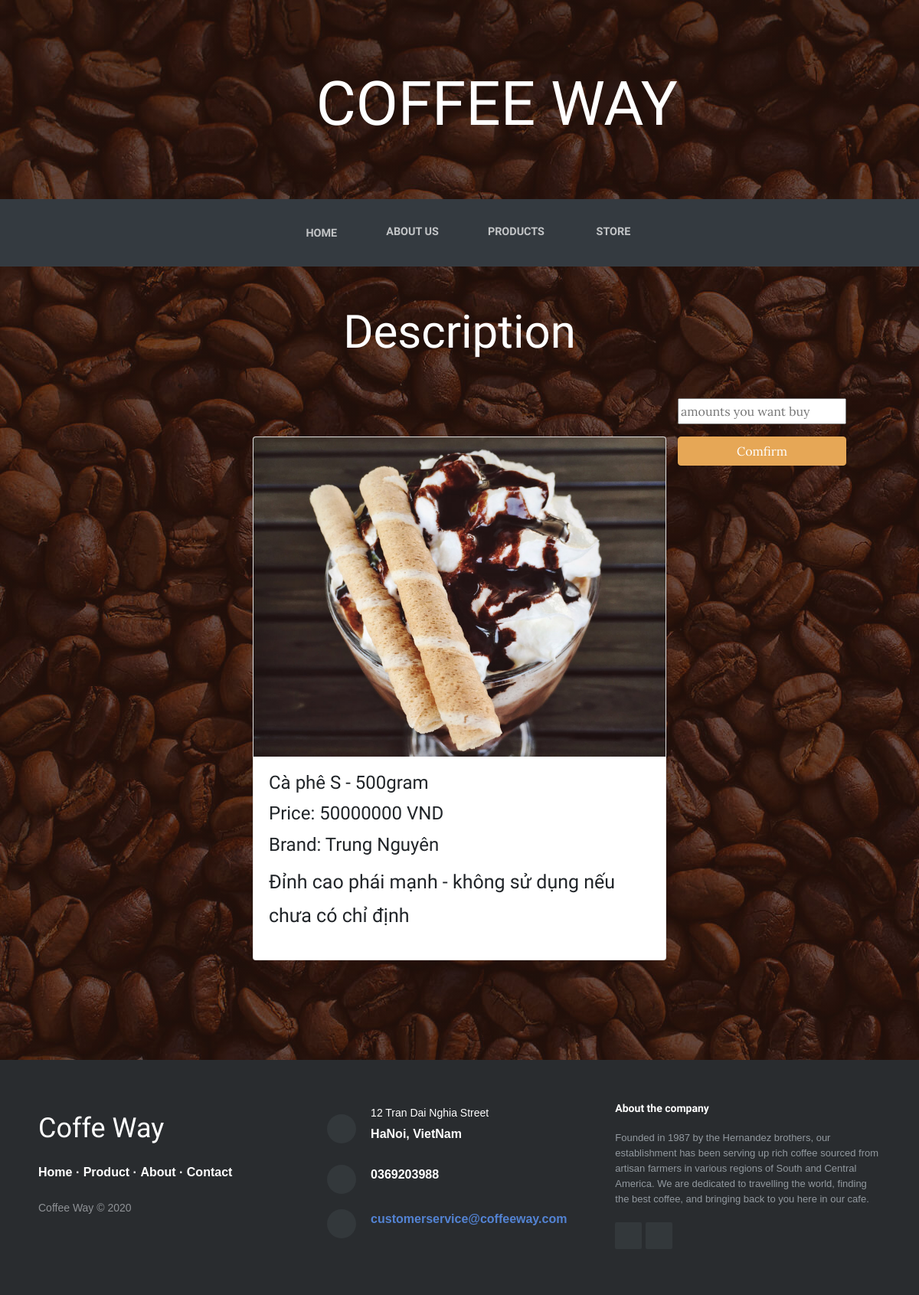
/productDescription?ID=RW0, run on the app's committed database.
### customer_page/app.py (models this page shows)
class Products(db.Model):
    __tablename__ = 'PRODUCTS'
    ID = db.Column(db.String(100), primary_key=True)
    name = db.Column(db.String(100))
    price = db.Column(db.Integer)
    description = db.Column(db.String(1000))
    linkimg = db.Column(db.String(100))
    category = db.Column(db.String(100))
    amount = db.Column(db.Integer)
    brand = db.Column(db.String(100))
    lock = db.Column(db.Integer)

### customer_page/app.py (the view, shortened to what this page needs)
@app.route('/productDescription', methods=['GET', 'POST'])
def productDescription():
    ID = request.args.get('ID')
    product = Products.query.filter_by(ID=ID).first()
    if request.method == 'GET':
        session['ID'] = ID
        return render_template("productDescription.html", product=product, user=current_user.get_id())

### customer_page/templates/productDescription.html (shortened to what this page needs)
{% extends "base.html" %}
{% block content %}
<h1 class="text-center text-white d-none d-lg-block site-heading"><span class="site-heading-lower"><i
            class="icon ion-coffee" style="font-size: 100px;"></i>&nbsp;coffee way</span></h1>
<nav class="navbar navbar-light navbar-expand-lg bg-dark py-lg-4" id="mainNav" style="margin-bottom: 50px;">
    <div class="container">
        <div class="collapse navbar-collapse" id="navbarResponsive">
            <ul class="nav navbar-nav mx-auto">
                <li class="nav-item" role="presentation"><a class="nav-link" href="/"><i class="fa fa-home"
                            style="font-size: 20px;"></i>&nbsp; Home</a></li>
                <li class="nav-item" role="presentation"><a class="nav-link" href="/about"
                        style="color: rgba(255,255,255,0.7);">About us</a></li>
                <li class="nav-item" role="presentation"><a class="nav-link" href="/products">Products</a></li>
                <li class="nav-item" role="presentation"><a class="nav-link" href="/store">&nbsp;Store</a></li>
            </ul>
        </div>
    </div>
</nav>
<h1 style="color: #ffffff;font-family: Cookie, cursive;font-size: 60px;text-align: center;margin-bottom: 50px;">
    Description</h1>
<section>
    <div>
        <div class="container">
            <div class="row" style="padding-bottom: 30px;">
                <div class="col-sm-12 col-md-6 offset-md-3" style="margin-top: 50px;margin-bottom: 20px;">
                    <div class="card"><img class="card-img-top w-100 d-block" src="{{product.linkimg}}"" />
                            <div class=" card-body">
                        <h4 class="card-title">{{product.name}}<br /></h4>
                        <h4 class="card-title">Price: {{product.price}} VND</h4>
                        <h4 class="card-title">Brand: {{product.brand}}</h4>
                        <p style="font-size: 25px;font-family: Raleway">{{product.description}}</p>
                    </div>
                </div>
            </div>
            <form action="/productDescription" method="POST">
                <p><input type="text" name="number" placeholder="amounts you want buy"></p>
                <button class="btn btn-primary btn-block" type="submit">Comfirm</button>
            </form>
        </div>
    </div>
    </div>
</section>
{% endblock %}

### data on the page
Products: linkimg (picture), name "Cà phê S - 500gram", price "50000000", brand "Trung Nguyên", description "Đỉnh cao phái mạnh - không sử dụng nếu chưa có chỉ định"
